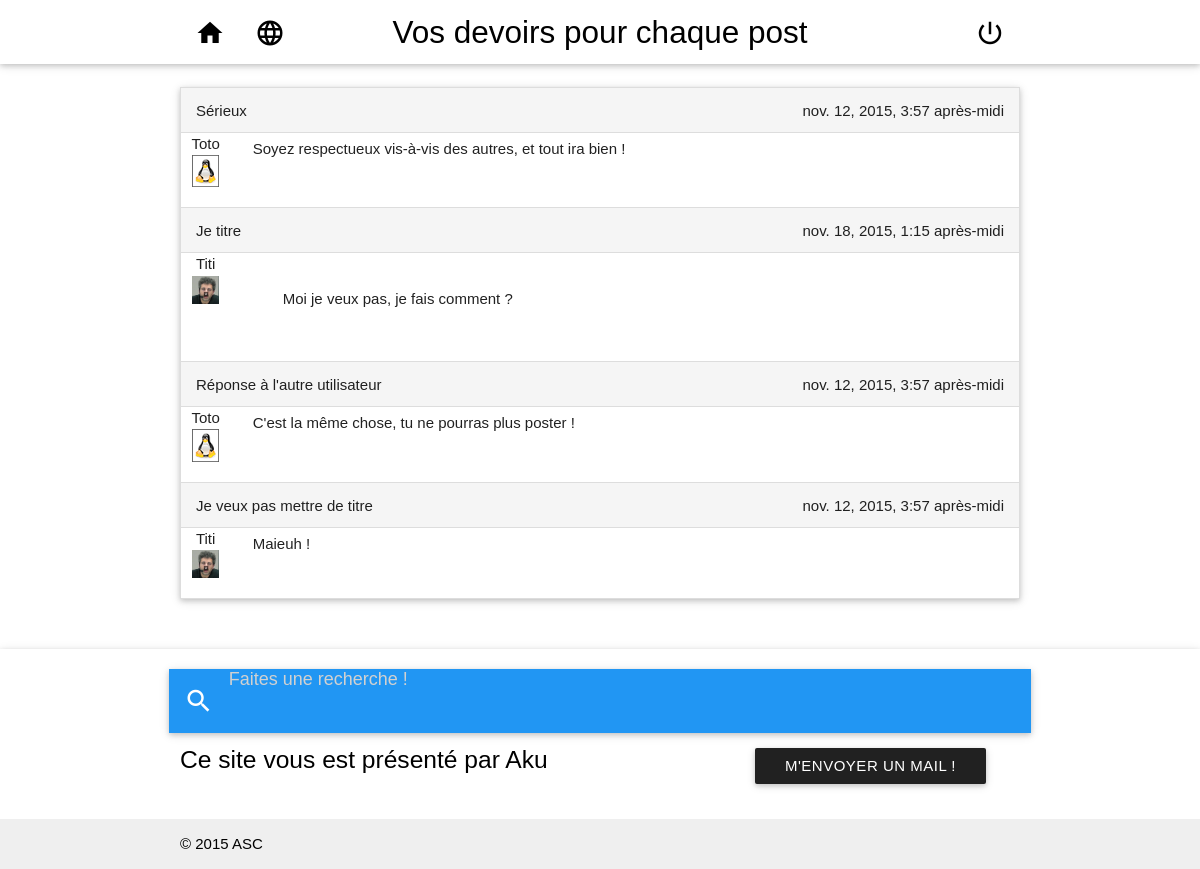
The app's page /forum/subject/1/ with its own data.
### forum/models.py (models this page shows, shortened)
class Subject(models.Model):
	title = models.CharField(max_length=100, unique=True)
	theme = models.ForeignKey(Theme)
	subtheme = models.ForeignKey(SubTheme)
	objects = SubjectManager()

class Post(models.Model):
	title = models.CharField(max_length=100, default='')
	content = models.TextField()
	date_creation = models.DateTimeField(auto_now_add=True)
	date_modification = models.DateTimeField(auto_now=True)
	theme = models.ForeignKey(Theme)
	subtheme = models.ForeignKey(SubTheme)
	subject = models.ForeignKey(Subject)
	profile = models.ForeignKey(Profile)
	objects = PostManager()

class Profile(models.Model):
	pseudo = models.CharField(max_length=100, default='', unique=True)
	firstname = models.CharField(max_length=100, default='')
	lastname = models.CharField(max_length=100, default='')
	birthdate = models.DateField(blank=True)
	image = models.ImageField(upload_to='forum/profiles/', default='profiles/Profil.jpg', storage=OverwriteStorage())
	previous_login = models.DateTimeField(blank=True)
	user = models.ForeignKey(settings.AUTH_USER_MODEL)
	objects = ProfileManager()

### forum/forum.py (the view)
# urls.py: url(r'^subject/(?P<subject_id>[0-9]+)/$', forum.subject, name='subject'),
def subject(request, subject_id):
	try:
		subject = Subject.objects.get(id=subject_id)
		context = {'pagetitle': subject.title, 'subject': subject}
		if request.method == 'POST':
			form = AddPostForm(request.POST)
			if form.is_valid():
				profile = Profile.objects.get(user=request.user)
				post_id = request.POST['postId']
				title = form.cleaned_data['title']
				if len(title) == 0:
					title = subject.title
				content = form.cleaned_data['content']
				if post_id == -1:
					post = Post.objects.create_post(subject, profile, title, content)
				else:
					post = Post.objects.filter(id=post_id, profile=profile)[0]
					post.title = title
					post.content = content
					post.save()
				logger.info(post.title + ' created')
				form = AddPostForm()
			else:
				error_list = []
				for e in dict(form.errors):
					error_list.append('Le champ ' + form[e].label + ' a une erreur : ' + form.errors[e].as_text()[2:])
				context['error'] = '\n'.join(error_list)
		else:
			if request.user.is_authenticated():
				profile = Profile.objects.get(user=request.user)
				UnreadPost.objects.filter(profile=profile, subject=subject).delete()
				logger.debug('UnreadPosts of ' + subject.title + ' deleted for ' + profile.pseudo)
			form = AddPostForm()
		posts = Post.objects.filter(subject=subject)
		posts_dtos = [PostDto(post) for post in posts]
		context['posts'] = posts_dtos
		context['form'] = form
		return myRender(request, "subject.html", context)
	except ObjectDoesNotExist:
		return redirect('forum')

### forum/forms.py
class AddPostForm(forms.Form):
	title = forms.CharField(label='Titre', max_length=100, required=False, widget=forms.TextInput(attrs={'class': 'validate', 'length': '100'}))
	content = forms.CharField(label='Contenu', required=True, widget=forms.Textarea())

### forum/views.py (called while the page is built)
def myRender(request, template, context):
	return render(request, 'forum/' + template, context)

### forum/templates/forum/subject.html (shortened to what this page needs)
{% extends "forum/base.html" %}
{% block content %}
{% load staticfiles %}
{% load wysiwyg %}
<main class="container">
	<section class="section">
		<ul class="collapsible" data-collapsible="expandable">
			{% for post in posts %}
				<li id="post{{ post.id }}" data-id="{{ post.id }}" class="li-post">
					<div class="collapsible-header active grey lighten-4">
						<div class="post-title left">{{ post.title }}</div>
						<div class="right">
							<span class="date-modif">{{ post.date_modification }}</span>
						</div>
					</div>
					<div class="collapsible-body col s11 white">
						<div class="row post">
							{% if user.is_authenticated %}
								<a href="{% url 'profileinfos' post.profile.id %}" class="col s1 profil-infos center">
									{{ post.profile.pseudo }}
									<img src="/{{ post.profile.image }}" alt="<Image de profil>" class="responsive-img col s12">
								</a>
							{% else %}
								<div class="col s1 profil-infos center">
									{{ post.profile.pseudo }}
									<img src="/{{ post.profile.image }}" alt="<Image de profil>" class="responsive-img col s12">
								</div>
							{% endif %}
							<div class="col s10 justify post-content">{{ post.content|safe }}</div>
						</div>
					</div>
				</li>
			{% empty %}
				<div class="collection">
					<li class="collection-item">
						<i class="material-icons">mood_bad</i>Aucun post
					</li>
				</div>
			{% endfor %}
		</ul>
	</section>
</main>
{% endblock content %}

### forum/templates/forum/fragments/navbar.html (shortened to what this page needs)
<nav class="white" role="navigation">
	<div class="nav-wrapper container">
		{% if not noprofile %}
		<ul class="left hide-on-med-and-down">
			<li>
				<a href="{% url 'forumindex' %}" class="tooltipped waves-effect" data-position="bottom" data-tooltip="Accueil">
					<i class="material-icons black-text">home</i>
				</a>
			</li>
			<li>
				<a href="{% url 'forum' %}" class="tooltipped waves-effect" data-position="bottom" data-tooltip="Forum">
					<i class="material-icons black-text">language</i>
				</a>
			</li>
		</ul>
		{% endif %}
		<span class="center brand-logo black-text">{{ pagetitle }}</span>
		{% if not noprofile %}
		<ul class="right">
			<li>
				{% if user.is_authenticated %}
					<a class="dropdown-button tooltipped" href="#!" data-activates="dropdown-connected" data-position="left" data-tooltip="Options">
						<i class="material-icons black-text">settings</i>
					</a>
					<ul id="dropdown-connected" class="dropdown-content icons-only white">
						<li>
							<a href="{% url 'logout' request.get_full_path %}" class="tooltipped waves-effect waves-light center" data-position="left" data-tooltip="Déconnexion">
								<i class="material-icons black-text">cancel</i>
							</a>
						</li>
						<li>
							<a href="{% url 'profile' %}" class="tooltipped waves-effect waves-light center" data-position="left" data-tooltip="Profil">
								<i class="material-icons black-text">face</i>
							</a>
						</li>
					</ul>
				{% else %}
					<a href="#modal-connection" class="modal-trigger tooltipped waves-effect" data-position="bottom" data-tooltip="Connexion">
						<i class="material-icons black-text">power_settings_new</i>
					</a>
				{% endif %}
			</li>
		</ul>
		{% endif %}
	</div>
</nav>

### forum/static/css/forum.css (style rules this page uses)
html { font-family: GillSans, Calibri, Trebuchet, sans-serif; text-align: justify; text-justify: inter-word; }
body { display: flex; min-height: 100vh; flex-direction: column; }
main { flex: 1 0 auto; }
.justify { text-align: justify; text-justify: inter-word; }
.post-content { margin-top: 5px; }

### records on screen
Subject: title "Vos devoirs pour chaque post"
Post: title "Sérieux", date_modification "nov. 12, 2015, 3:57 après-midi", content "Soyez respectueux vis-à-vis des autres, et tout ira bien !"
Profile: profile.pseudo "Toto" "Toto", profile.image (picture)
Post: title "Je titre", date_modification "nov. 18, 2015, 1:15 après-midi", content "Moi je veux pas, je fais comment ?"
Profile: profile.pseudo "Titi" "Titi", profile.image (picture)
Post: title "Réponse à l'autre utilisateur", date_modification "nov. 12, 2015, 3:57 après-midi", content "C'est la même chose, tu ne pourras plus poster !"
Post: title "Je veux pas mettre de titre", date_modification "nov. 12, 2015, 3:57 après-midi", content "Maieuh !"
